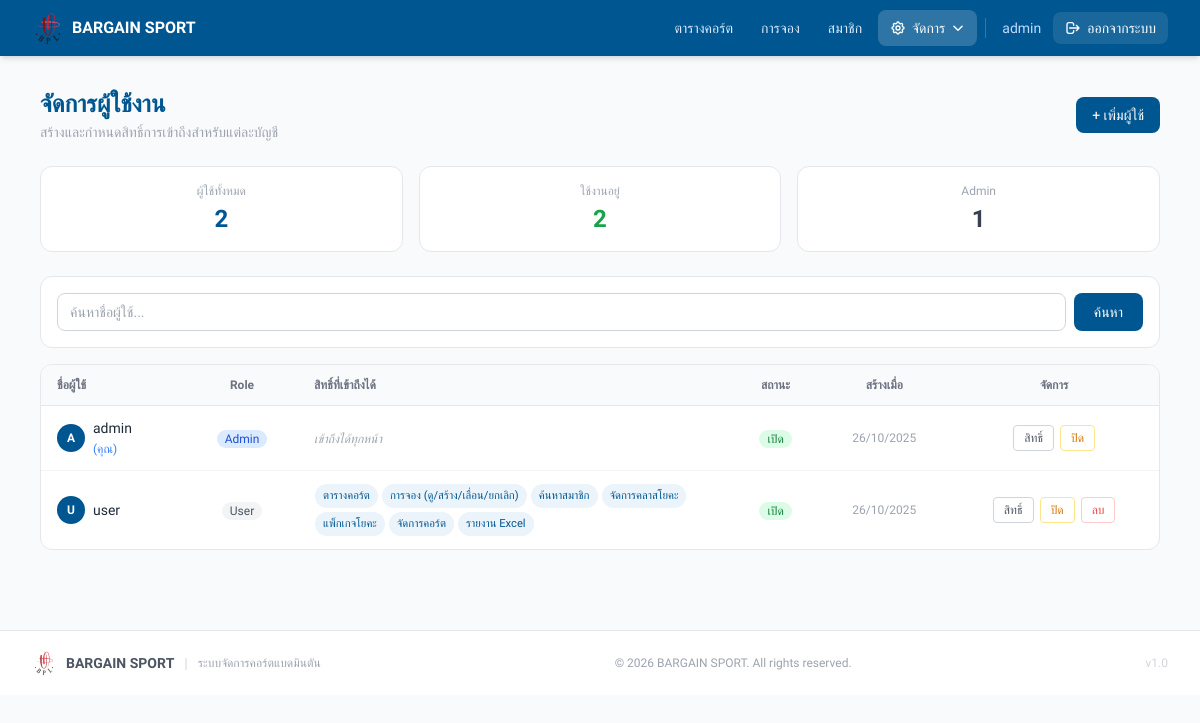
/admin/users.php (signed in), run on the app's committed database.
### tables this page shows
CREATE TABLE `users` (
  `id` int NOT NULL,
  `username` varchar(50) NOT NULL,
  `password_hash` varchar(255) NOT NULL,
  `role` enum('admin','user') NOT NULL DEFAULT 'user',
  `permissions` json DEFAULT NULL,
  `active` tinyint(1) NOT NULL DEFAULT '1',
  `created_at` timestamp NOT NULL DEFAULT CURRENT_TIMESTAMP
);

### admin/users.php (the view, shortened to what this page needs)
<?php
require_once __DIR__ . '/../config/db.php';
$ALL_PAGES = [
  'timetable' => 'ตารางคอร์ต',
  'bookings' => 'การจอง (ดู/สร้าง/เลื่อน/ยกเลิก)',
  'members' => 'ค้นหาสมาชิก',
  'yoga_classes' => 'จัดการคลาสโยคะ',
  'yoga_packages' => 'แพ็กเกจโยคะ',
  'promotions' => 'โปรโมชั่น',
  'courts' => 'จัดการคอร์ต',
  'pricing' => 'ตั้งราคา',
  'reports' => 'รายงาน Excel',
  'users' => 'จัดการผู้ใช้งาน',
];
$search = trim($_GET['search'] ?? '');
$where = ['1=1'];
$params = [];
$users = $pdo->prepare("SELECT * FROM users WHERE " . implode(' AND ', $where) . " ORDER BY id ASC");
$users->execute($params);
$users = $users->fetchAll();
$stats = $pdo->query("SELECT COUNT(*) total, SUM(active) act, SUM(role='admin') adm FROM users")->fetch();
?>
<!doctype html>
<html lang="th">
<head>
  <script src="https://cdn.tailwindcss.com"></script>
</head>
<body style="background:#f8fafc;" class="min-h-screen">
  <?php include __DIR__ . '/../includes/header.php'; ?>
  <div class="max-w-6xl mx-auto px-4 py-8">
    <div class="flex items-center justify-between mb-6">
      <div>
        <h1 class="text-2xl font-bold" style="color:#005691;">จัดการผู้ใช้งาน</h1>
        <p class="text-gray-400 text-sm mt-0.5">สร้างและกำหนดสิทธิ์การเข้าถึงสำหรับแต่ละบัญชี</p>
      </div>
      <button onclick="document.getElementById('addModal').classList.remove('hidden')"
        class="px-4 py-2 text-sm text-white font-medium rounded-lg hover:opacity-90 transition-opacity"
        style="background:#005691;">+ เพิ่มผู้ใช้</button>
    </div>
    <div class="grid grid-cols-3 gap-4 mb-6">
      <div class="bg-white rounded-xl border border-gray-200 p-4 text-center">
        <p class="text-xs text-gray-400 mb-1">ผู้ใช้ทั้งหมด</p>
        <p class="text-2xl font-bold" style="color:#005691;"><?= $stats['total'] ?></p>
      </div>
      <div class="bg-white rounded-xl border border-gray-200 p-4 text-center">
        <p class="text-xs text-gray-400 mb-1">ใช้งานอยู่</p>
        <p class="text-2xl font-bold text-green-600"><?= $stats['act'] ?></p>
      </div>
      <div class="bg-white rounded-xl border border-gray-200 p-4 text-center">
        <p class="text-xs text-gray-400 mb-1">Admin</p>
        <p class="text-2xl font-bold text-gray-700"><?= $stats['adm'] ?></p>
      </div>
    </div>
    <div class="bg-white rounded-xl border border-gray-200 p-4 mb-4">
      <form method="get" class="flex gap-2">
        <input type="text" name="search" value="<?= htmlspecialchars($search) ?>" placeholder="ค้นหาชื่อผู้ใช้..."
          class="flex-1 px-3 py-2 border border-gray-300 rounded-lg text-sm outline-none focus:border-blue-400">
        <button type="submit" class="px-5 py-2 text-sm text-white rounded-lg" style="background:#005691;">ค้นหา</button>
      </form>
    </div>
    <div class="bg-white rounded-xl border border-gray-200 overflow-hidden">
      <table class="w-full text-sm">
        <thead class="bg-gray-50 border-b border-gray-200">
          <tr>
            <th class="px-4 py-3 text-left text-xs font-semibold text-gray-500">ชื่อผู้ใช้</th>
            <th class="px-4 py-3 text-center text-xs font-semibold text-gray-500">Role</th>
            <th class="px-4 py-3 text-left text-xs font-semibold text-gray-500">สิทธิ์ที่เข้าถึงได้</th>
            <th class="px-4 py-3 text-center text-xs font-semibold text-gray-500">สถานะ</th>
            <th class="px-4 py-3 text-center text-xs font-semibold text-gray-500">สร้างเมื่อ</th>
            <th class="px-4 py-3 text-center text-xs font-semibold text-gray-500">จัดการ</th>
          </tr>
        </thead>
        <tbody class="divide-y divide-gray-100">
          <?php foreach ($users as $u):
            $perms = $u['role'] === 'admin' ? array_keys($ALL_PAGES) : (json_decode($u['permissions'] ?? '[]', true) ?: []);
            $isSelf = (int) $u['id'] === (int) ($_SESSION['user']['id'] ?? 0);
            ?>
            <tr class="hover:bg-gray-50 <?= !$u['active'] ? 'opacity-60' : '' ?>">
              <td class="px-4 py-3">
                <div class="flex items-center gap-2">
                  <div
                    class="w-7 h-7 rounded-full flex items-center justify-center text-white text-xs font-semibold shrink-0"
                    style="background:#005691;"><?= strtoupper(mb_substr($u['username'], 0, 1)) ?></div>
                  <div>
                    <p class="font-medium text-gray-800"><?= htmlspecialchars($u['username']) ?></p>
                    <?php if ($isSelf): ?><span class="text-xs text-blue-500">(คุณ)</span><?php endif; ?>
                  </div>
                </div>
              </td>
              <td class="px-4 py-3 text-center">
                <?php if ($u['role'] === 'admin'): ?>
                  <span class="text-xs px-2 py-0.5 rounded-full bg-blue-100 text-blue-700 font-medium">Admin</span>
                <?php else: ?>
                  <span class="text-xs px-2 py-0.5 rounded-full bg-gray-100 text-gray-600">User</span>
                <?php endif; ?>
              </td>
              <td class="px-4 py-3 max-w-xs">
                <?php if ($u['role'] === 'admin'): ?>
                  <span class="text-xs text-gray-400 italic">เข้าถึงได้ทุกหน้า</span>
                <?php elseif (empty($perms)): ?>
                  <span class="text-xs text-red-400">ไม่มีสิทธิ์ใดเลย</span>
                <?php else: ?>
                  <div class="flex flex-wrap gap-0.5">
                    <?php foreach ($perms as $p): ?>
                      <?php if (isset($ALL_PAGES[$p])): ?>
                        <span class="perm-tag"><?= htmlspecialchars($ALL_PAGES[$p]) ?></span>
                      <?php endif; ?>
                    <?php endforeach; ?>
                  </div>
                <?php endif; ?>
              </td>
              <td class="px-4 py-3 text-center">
                <span
                  class="text-xs px-2 py-0.5 rounded-full <?= $u['active'] ? 'bg-green-100 text-green-700' : 'bg-red-50 text-red-500' ?>">
                  <?= $u['active'] ? 'เปิด' : 'ปิด' ?>
                </span>
              </td>
              <td class="px-4 py-3 text-center text-xs text-gray-400">
                <?= date('d/m/Y', strtotime($u['created_at'])) ?>
              </td>
              <td class="px-4 py-3 text-center">
                <div class="flex items-center justify-center gap-1.5">
                  <button onclick="openEdit(<?= htmlspecialchars(json_encode([
                    'id' => $u['id'],
                    'username' => $u['username'],
                    'role' => $u['role'],
                    'perms' => $perms,
                  ], JSON_UNESCAPED_UNICODE), ENT_QUOTES) ?>)"
                    class="px-2.5 py-1 text-xs border border-gray-300 rounded text-gray-600 hover:bg-gray-50 transition-colors">
                    สิทธิ์
                  </button>
                  <a href="?toggle=<?= $u['id'] ?>"
                    class="px-2.5 py-1 text-xs border rounded transition-colors <?= $u['active'] ? 'border-amber-200 text-amber-600 hover:bg-amber-50' : 'border-green-200 text-green-600 hover:bg-green-50' ?>">
                    <?= $u['active'] ? 'ปิด' : 'เปิด' ?>
                  </a>
                  <?php if (!$isSelf): ?>
                    <button type="button"
                      onclick="swalDelete('?delete=<?= $u['id'] ?>', '<?= htmlspecialchars($u['username'], ENT_QUOTES) ?>')"
                      class="px-2.5 py-1 text-xs border border-red-200 text-red-500 rounded hover:bg-red-50 transition-colors">
                      ลบ
                    </button>
                  <?php endif; ?>
                </div>
              </td>
            </tr>
          <?php endforeach; ?>
        </tbody>
      </table>
    </div>
  </div>
  <?php include __DIR__ . '/../includes/footer.php'; ?>
</body>
</html>

### admin/users.php (style rules this page uses)
* { font-family: 'Prompt', sans-serif !important; }
.perm-tag { display: inline-block; font-size: 0.7rem; padding: 2px 8px; border-radius: 99px; background: #EBF4FA; color: #005691; margin: 1px; }

### includes/header.php (style rules this page uses)
* { font-family: 'Prompt', sans-serif !important; }

### data on the page
users: username "A", username "admin", shows "(คุณ)", role "Admin", active "เปิด", created_at "26/10/2025"
users: username "U", username "user", role "User", p "ตารางคอร์ต", p "การจอง (ดู/สร้าง/เลื่อน/ยกเลิก)", p "ค้นหาสมาชิก", p "จัดการคลาสโยคะ", p "แพ็กเกจโยคะ", p "จัดการคอร์ต", p "รายงาน Excel", active "เปิด", created_at "26/10/2025"

### other printed values
$_username "admin"
$stats['total'] "2"
$stats['act'] "2"
$stats['adm'] "1"
